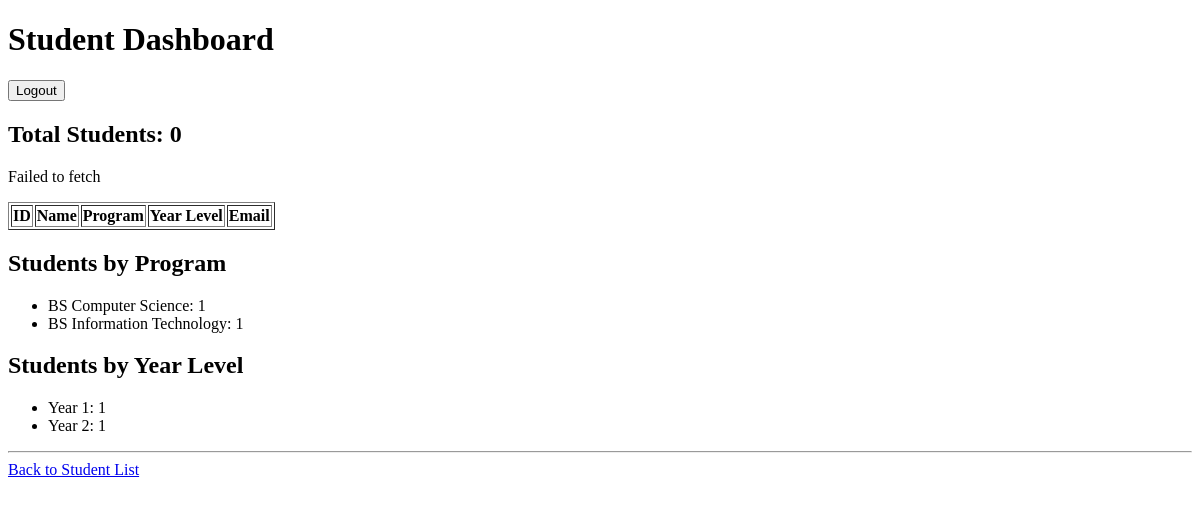
Page /registration/dashboard/ on the earlier database version.
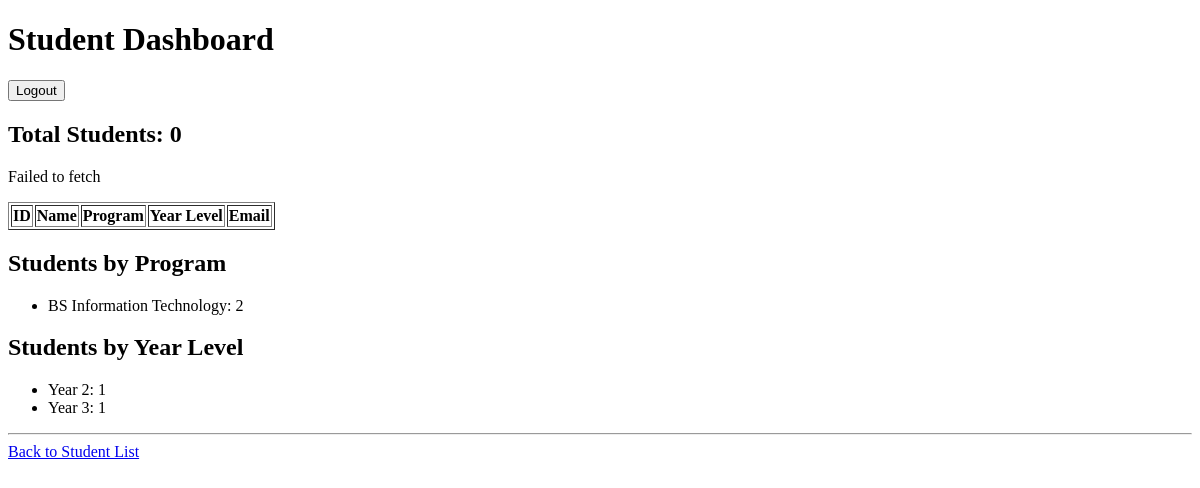
Same page on the later database version.
### registration/models.py (models this page shows, shortened)
class Student(models.Model):
    student_name = models.CharField(max_length=100)
    program = models.CharField(max_length=100)
    year_level = models.IntegerField()
    email = models.EmailField()

### registration/views.py (the view)
# urls.py: path('dashboard/', views.student_dashboard, name='student_dashboard'),
def student_dashboard(request):
    students = Student.objects.all()
    total_students = students.count()
    program_summary = (
        students
        .values('program')
        .annotate(total=Count('id'))
        .order_by('program')
    )
    year_summary = (
        students
        .values('year_level')
        .annotate(total=Count('id'))
        .order_by('year_level')
    )
    return render(
        request,
        'registration/student_dashboard.html',
        {
            'total_students': total_students,
            'program_summary': program_summary,
            'year_summary': year_summary,
        }
    )

### registration/templates/registration/student_dashboard.html (shortened to what this page needs)
{% load static %}
<!DOCTYPE html>
<html>
<head>
</head>
<body>
    <h1>Student Dashboard</h1>
    <form method="post" action="{% url 'logout' %}">
        <button type="submit">Logout</button>
    </form>
    <h2>
        Total Students:
        <span id="student-count">0</span>
    </h2>
    <p id="error-message"></p>
    <table border="1" id="student-table">
        <thead>
            <tr>
                <th>ID</th>
                <th>Name</th>
                <th>Program</th>
                <th>Year Level</th>
                <th>Email</th>
            </tr>
        </thead>
    </table>
    <h2>Students by Program</h2>
    {% if program_summary %}
    <ul>
        {% for item in program_summary %}
        <li>
            {{ item.program }}: {{ item.total }}
        </li>
        {% endfor %}
    </ul>
    {% else %}
    <p>No student data available.</p>
    {% endif %}
    <h2>Students by Year Level</h2>
    {% if year_summary %}
    <ul>
        {% for item in year_summary %}
        <li>
            Year {{ item.year_level }}: {{ item.total }}
        </li>
        {% endfor %}
    </ul>
    {% else %}
    <p>No student data available.</p>
    {% endif %}
    <hr>
    <a href="{% url 'student_list' %}">Back to Student List</a>
</body>
</html>

Differences in the rows shown:
removed Student: program "BS Computer Science", total "1"
computed for Student "BS Information Technology": total "1" → "2"
Other differences:
new list line: "Year 3 : 1"
list line gone: "Year 1 : 1"
